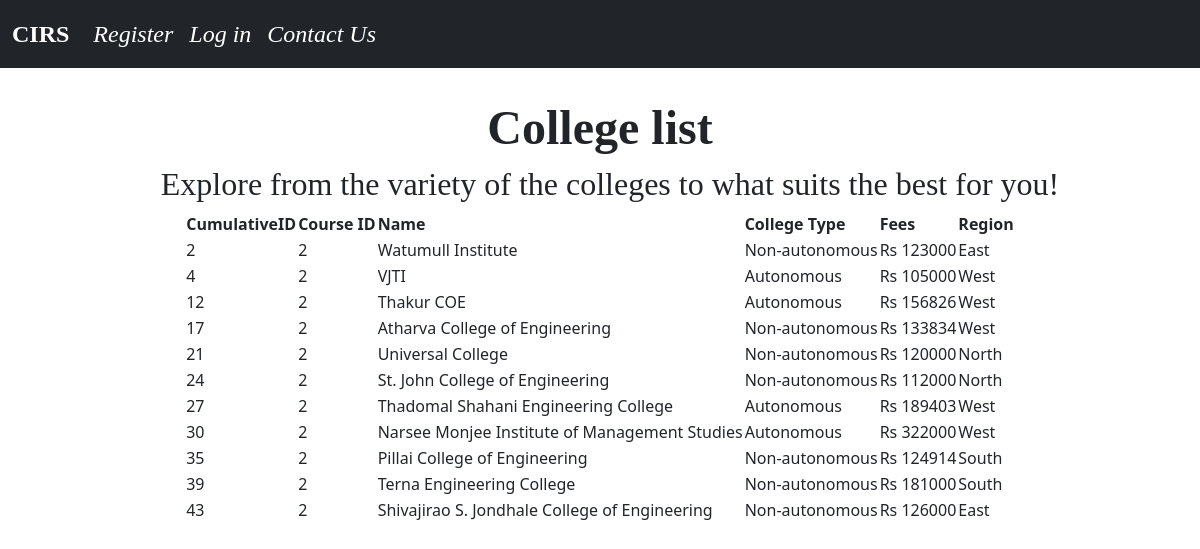
The app's page /extc with its own data.
### clginfoblog/models.py (models this page shows)
class College(models.Model):
	clg_name = models.CharField(max_length = 255)
	course_id = models.IntegerField()
	course = models.TextField(max_length=255)
	region = models.TextField(max_length=6)
	fees = models.IntegerField()
	clg_type = models.TextField(max_length=255)

### clginfoblog/views.py (the view)
# urls.py: path('extc',EXTCView.as_view(),name='extc'),
class EXTCView(ListView):
	model = College
	template_name = 'extc.html'

### clginfoblog/templates/extc.html (shortened to what this page needs)
{% extends 'base.html'%}
{% block content %}
<div class="container" align="middle">
<head><font face = "Noe " size = 10><b>College list</b></font></head>
</div>
<body>
<center><h2 style="margin-left:20px;"><font face = "Noe" size = 6>Explore from the variety of the colleges to what suits the best for you!</font></h2>
<table>
  <tr>
    <th>CumulativeID</th><th>Course ID</th><th id="name">Name</th><th>College Type</th><th>Fees</th><th>Region</th>
    </tr>
    {% for product in college_list %}
    {% if product.course_id == 2%}
    <tr>
       <td>{{product.id}}</td><td>{{product.course_id}}     </td> <td>{{product.clg_name}}</td> <td> {{product.clg_type}}     </td> <td style="text-align:right">Rs  {{product.fees}}</td><td>{{product.region}}</td>
    </tr>
    {% endif %}
    {%endfor%}
  </table>
</center>
</body>
{% endblock %}

### records on screen
College: id "2", course_id "2", clg_name "Watumull Institute", clg_type "Non-autonomous", fees "123000", region "East"
College: id "4", course_id "2", clg_name "VJTI", clg_type "Autonomous", fees "105000", region "West"
College: id "12", course_id "2", clg_name "Thakur COE", clg_type "Autonomous", fees "156826", region "West"
College: id "17", course_id "2", clg_name "Atharva College of Engineering", clg_type "Non-autonomous", fees "133834", region "West"
College: id "21", course_id "2", clg_name "Universal College", clg_type "Non-autonomous", fees "120000", region "North"
College: id "24", course_id "2", clg_name "St. John College of Engineering", clg_type "Non-autonomous", fees "112000", region "North"
College: id "27", course_id "2", clg_name "Thadomal Shahani Engineering College", clg_type "Autonomous", fees "189403", region "West"
College: id "30", course_id "2", clg_name "Narsee Monjee Institute of Management Studies", clg_type "Autonomous", fees "322000", region "West"
College: id "35", course_id "2", clg_name "Pillai College of Engineering", clg_type "Non-autonomous", fees "124914", region "South"
College: id "39", course_id "2", clg_name "Terna Engineering College", clg_type "Non-autonomous", fees "181000", region "South"
College: id "43", course_id "2", clg_name "Shivajirao S. Jondhale College of Engineering", clg_type "Non-autonomous", fees "126000", region "East"
